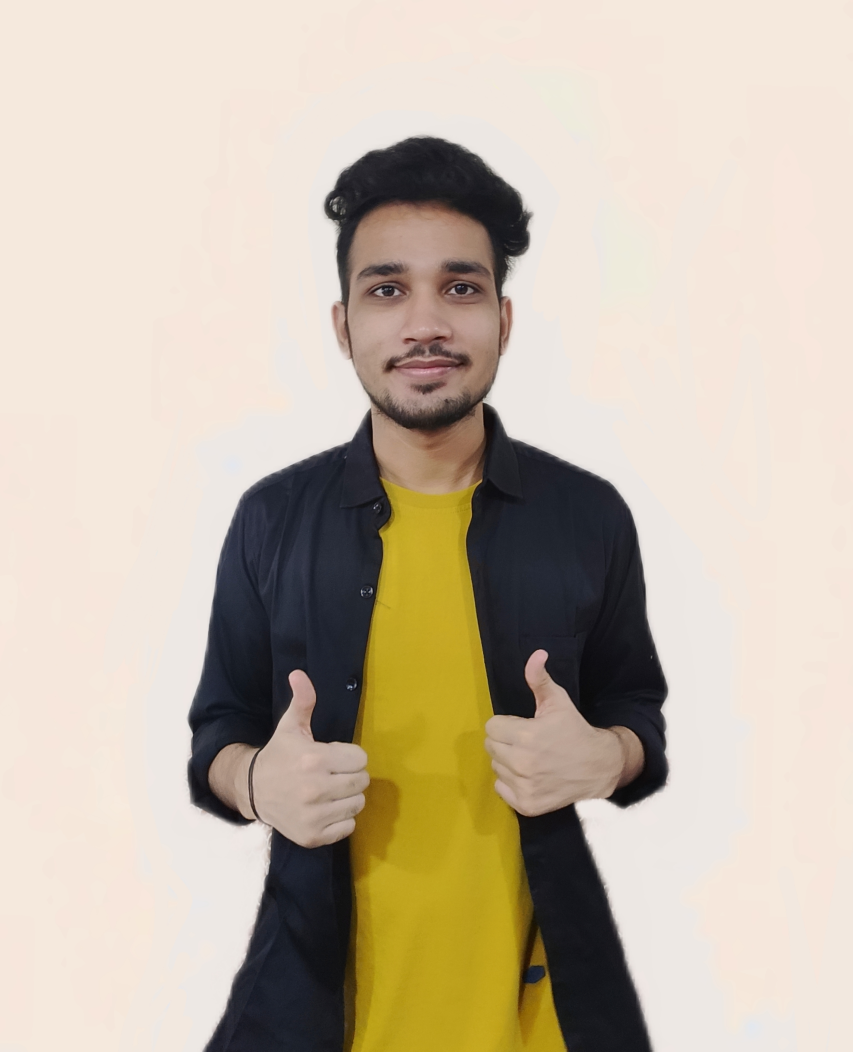
#> input picture python365/myfig.jpg, 2557 x 3155 px (shown at 1/3 size)
$ jupyter execute PythonImagingModule.ipynb
#> lines starting #> are read from the running program, lines starting #| are printed output that depends on the picture
[cell 1]
from PIL import Image, ImageFilter, ImageDraw
from matplotlib.pyplot import imshow

[cell 2]
fl='myfig.jpg'
fn=Image.open(fl)
#> fn is the input picture: PIL image 2557x3155 RGB; mean R, G, B 196.8, 184.9, 167.4
imshow(fn)

[cell 3]
print(fn.size)
#| (2557, 3155)
print(fn.format_description)
#| JPEG (ISO 10918)
print(fn.mode)
#| RGB

[cell 4]
rfn=fn.resize((270,350))
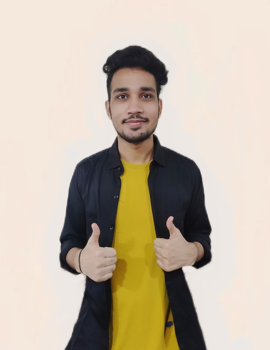
#> rfn: PIL image 270x350 RGB; mean R, G, B 196.8, 184.9, 167.4
imshow(rfn)
